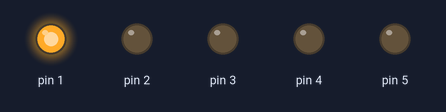
Bench run of a sketch on a simulated Arduino Uno, built with avr-gcc and run on an emulated ATmega328P. On the bench: output pins drawn as LEDs (lit = HIGH).

Above: at 0.1 s.
At 0.5 s:
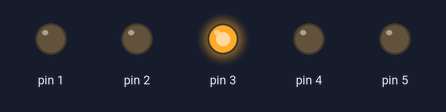
At 0.9 s:
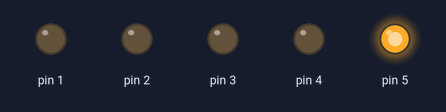
At 1.3 s:
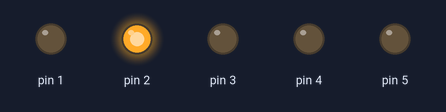
At 2.7 s:
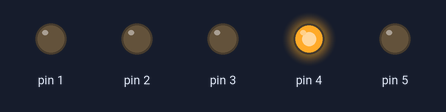
Timing chart, 0 to 3.0 s (numbered marks = the images above):
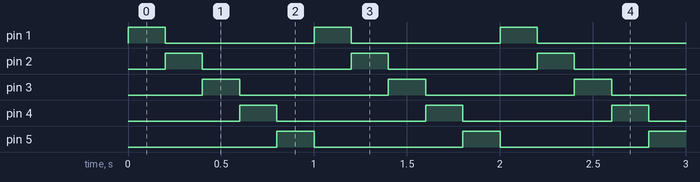

The sketch:

Main.ino
```cpp
void setup() {
  pinMode(1, OUTPUT);
  pinMode(2, OUTPUT);
  pinMode(3, OUTPUT);
  pinMode(4, OUTPUT);
  pinMode(5, OUTPUT);
}

void loop() {
  digitalWrite(1, HIGH);
  delay(200);
  digitalWrite(1, LOW);

  digitalWrite(2, HIGH);
  delay(200);
  digitalWrite(2, LOW);

  digitalWrite(3, HIGH);
  delay(200);
  digitalWrite(3, LOW);

  digitalWrite(4, HIGH);
  delay(200);
  digitalWrite(4, LOW);

  digitalWrite(5, HIGH);
  delay(200);
  digitalWrite(5, LOW);
}
```

Measured:
- by itself, pin 1–5: alternates HIGH for 0.20 s and LOW for 0.80 s
- by itself, everything shown: repeats every 1.0 s, in 5 steps
